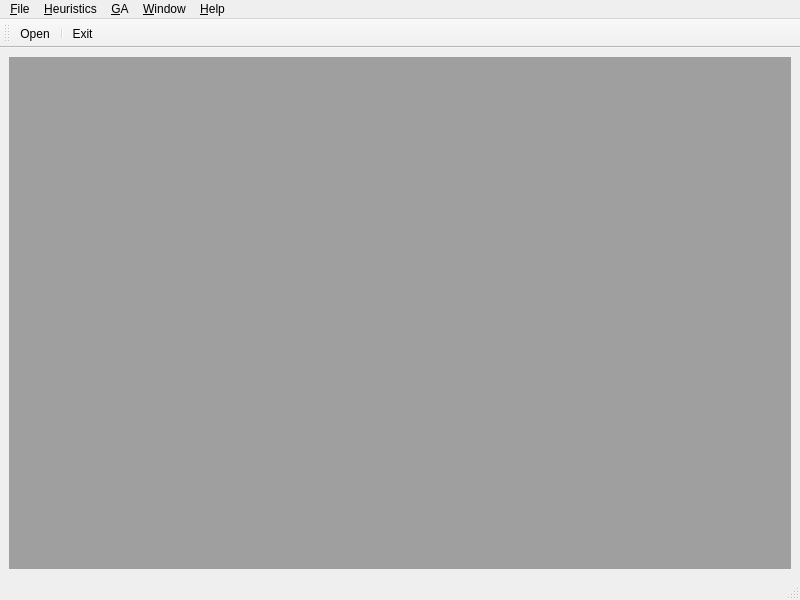
<?xml version="1.0" encoding="UTF-8"?>
<ui version="4.0">
 <class>KDevVLSI</class>
 <widget class="QMainWindow" name="KDevVLSI">
  <property name="geometry">
   <rect>
    <x>0</x>
    <y>0</y>
    <width>800</width>
    <height>600</height>
   </rect>
  </property>
  <property name="windowTitle">
   <string>MainWindow</string>
  </property>
  <widget class="QWidget" name="centralwidget">
   <layout class="QVBoxLayout" name="verticalLayout">
    <item>
     <widget class="QMdiArea" name="Desktop"/>
    </item>
   </layout>
  </widget>
  <widget class="QMenuBar" name="menubar">
   <property name="geometry">
    <rect>
     <x>0</x>
     <y>0</y>
     <width>800</width>
     <height>30</height>
    </rect>
   </property>
   <widget class="QMenu" name="menuFile">
    <property name="title">
     <string>&amp;File</string>
    </property>
    <widget class="QMenu" name="menuOpenRecent">
     <property name="title">
      <string>Open &amp;Recent...</string>
     </property>
    </widget>
    <addaction name="aOpen"/>
    <addaction name="menuOpenRecent"/>
    <addaction name="separator"/>
    <addaction name="aImport"/>
    <addaction name="aExport"/>
    <addaction name="separator"/>
    <addaction name="aOptions"/>
    <addaction name="separator"/>
    <addaction name="aExit"/>
   </widget>
   <widget class="QMenu" name="menu_Run">
    <property name="title">
     <string>&amp;Heuristics</string>
    </property>
    <addaction name="aBottomLeft"/>
    <addaction name="aEdge"/>
    <addaction name="aCenter"/>
    <addaction name="separator"/>
    <addaction name="aRunHeuristic"/>
    <addaction name="aNextStep"/>
    <addaction name="aSelectObjects"/>
   </widget>
   <widget class="QMenu" name="menu_Window">
    <property name="title">
     <string>&amp;Window</string>
    </property>
    <addaction name="aCloseAll"/>
    <addaction name="separator"/>
    <addaction name="aTile"/>
    <addaction name="aCascade"/>
   </widget>
   <widget class="QMenu" name="menu_Help">
    <property name="title">
     <string>&amp;Help</string>
    </property>
    <addaction name="separator"/>
    <addaction name="aAbout"/>
   </widget>
   <widget class="QMenu" name="menu_GA">
    <property name="title">
     <string>&amp;GA</string>
    </property>
    <addaction name="aInitialise"/>
    <addaction name="separator"/>
    <addaction name="aStart"/>
    <addaction name="aPause"/>
    <addaction name="aStop"/>
   </widget>
   <addaction name="menuFile"/>
   <addaction name="menu_Run"/>
   <addaction name="menu_GA"/>
   <addaction name="menu_Window"/>
   <addaction name="menu_Help"/>
  </widget>
  <widget class="QStatusBar" name="statusbar"/>
  <widget class="QToolBar" name="toolBar">
   <property name="windowTitle">
    <string>toolBar</string>
   </property>
   <attribute name="toolBarArea">
    <enum>TopToolBarArea</enum>
   </attribute>
   <attribute name="toolBarBreak">
    <bool>false</bool>
   </attribute>
   <addaction name="aOpen"/>
   <addaction name="separator"/>
   <addaction name="aExit"/>
  </widget>
  <action name="aOpen">
   <property name="icon">
    <iconset resource="kdevvlsi.qrc">
     <normaloff>:/icons/document-open.png</normaloff>:/icons/document-open.png</iconset>
   </property>
   <property name="text">
    <string>&amp;Open...</string>
   </property>
   <property name="shortcut">
    <string>Ctrl+O</string>
   </property>
  </action>
  <action name="aImport">
   <property name="icon">
    <iconset resource="kdevvlsi.qrc">
     <normaloff>:/icons/document-import.png</normaloff>:/icons/document-import.png</iconset>
   </property>
   <property name="text">
    <string>&amp;Import...</string>
   </property>
  </action>
  <action name="aExit">
   <property name="icon">
    <iconset resource="kdevvlsi.qrc">
     <normaloff>:/icons/application-exit.png</normaloff>:/icons/application-exit.png</iconset>
   </property>
   <property name="text">
    <string>&amp;Exit</string>
   </property>
   <property name="shortcut">
    <string>Ctrl+Q</string>
   </property>
  </action>
  <action name="aCloseAll">
   <property name="text">
    <string>Close All</string>
   </property>
  </action>
  <action name="aTile">
   <property name="text">
    <string>Tile</string>
   </property>
  </action>
  <action name="aCascade">
   <property name="text">
    <string>Cascade</string>
   </property>
  </action>
  <action name="aAbout">
   <property name="text">
    <string>About</string>
   </property>
  </action>
  <action name="aBottomLeft">
   <property name="text">
    <string>&amp;Bottom-Left Heuristic</string>
   </property>
  </action>
  <action name="aOptions">
   <property name="icon">
    <iconset resource="kdevvlsi.qrc">
     <normaloff>:/icons/configure.png</normaloff>:/icons/configure.png</iconset>
   </property>
   <property name="text">
    <string>Options...</string>
   </property>
  </action>
  <action name="aEdge">
   <property name="text">
    <string>&amp;Edge Heuristic</string>
   </property>
   <property name="shortcut">
    <string>Ctrl+E</string>
   </property>
  </action>
  <action name="aCenter">
   <property name="text">
    <string>Center Heuristic</string>
   </property>
   <property name="shortcut">
    <string>Ctrl+C</string>
   </property>
  </action>
  <action name="aStartGA">
   <property name="text">
    <string>Start GA</string>
   </property>
  </action>
  <action name="aInitialiseGA">
   <property name="text">
    <string>Initialise GA</string>
   </property>
  </action>
  <action name="aPauseGA">
   <property name="text">
    <string>Pause GA</string>
   </property>
  </action>
  <action name="aStopGA">
   <property name="text">
    <string>Stop GA</string>
   </property>
  </action>
  <action name="aViewPolygons">
   <property name="text">
    <string>View Polygons</string>
   </property>
  </action>
  <action name="aViewPolygons_2">
   <property name="text">
    <string>View Polygons</string>
   </property>
  </action>
  <action name="aRunHeuristic">
   <property name="text">
    <string>Run</string>
   </property>
   <property name="shortcut">
    <string>Ctrl+R</string>
   </property>
  </action>
  <action name="aNextStep">
   <property name="text">
    <string>Next Step</string>
   </property>
  </action>
  <action name="aSelectObjects">
   <property name="text">
    <string>Select Objects</string>
   </property>
  </action>
  <action name="aInitialise">
   <property name="text">
    <string>&amp;Initialise</string>
   </property>
   <property name="shortcut">
    <string>Ctrl+I</string>
   </property>
  </action>
  <action name="aStart">
   <property name="text">
    <string>Start</string>
   </property>
   <property name="shortcut">
    <string>Ctrl+S</string>
   </property>
  </action>
  <action name="aPause">
   <property name="text">
    <string>Pause</string>
   </property>
   <property name="shortcut">
    <string>Ctrl+P</string>
   </property>
  </action>
  <action name="aStop">
   <property name="text">
    <string>Stop</string>
   </property>
  </action>
  <action name="aExport">
   <property name="icon">
    <iconset resource="kdevvlsi.qrc">
     <normaloff>:/icons/document-import.png</normaloff>:/icons/document-import.png</iconset>
   </property>
   <property name="text">
    <string>Export Results...</string>
   </property>
  </action>
  <action name="actionCoucou">
   <property name="text">
    <string>Coucou</string>
   </property>
  </action>
 </widget>
 <resources>
  <include location="kdevvlsi.qrc"/>
 </resources>
 <connections/>
</ui>
